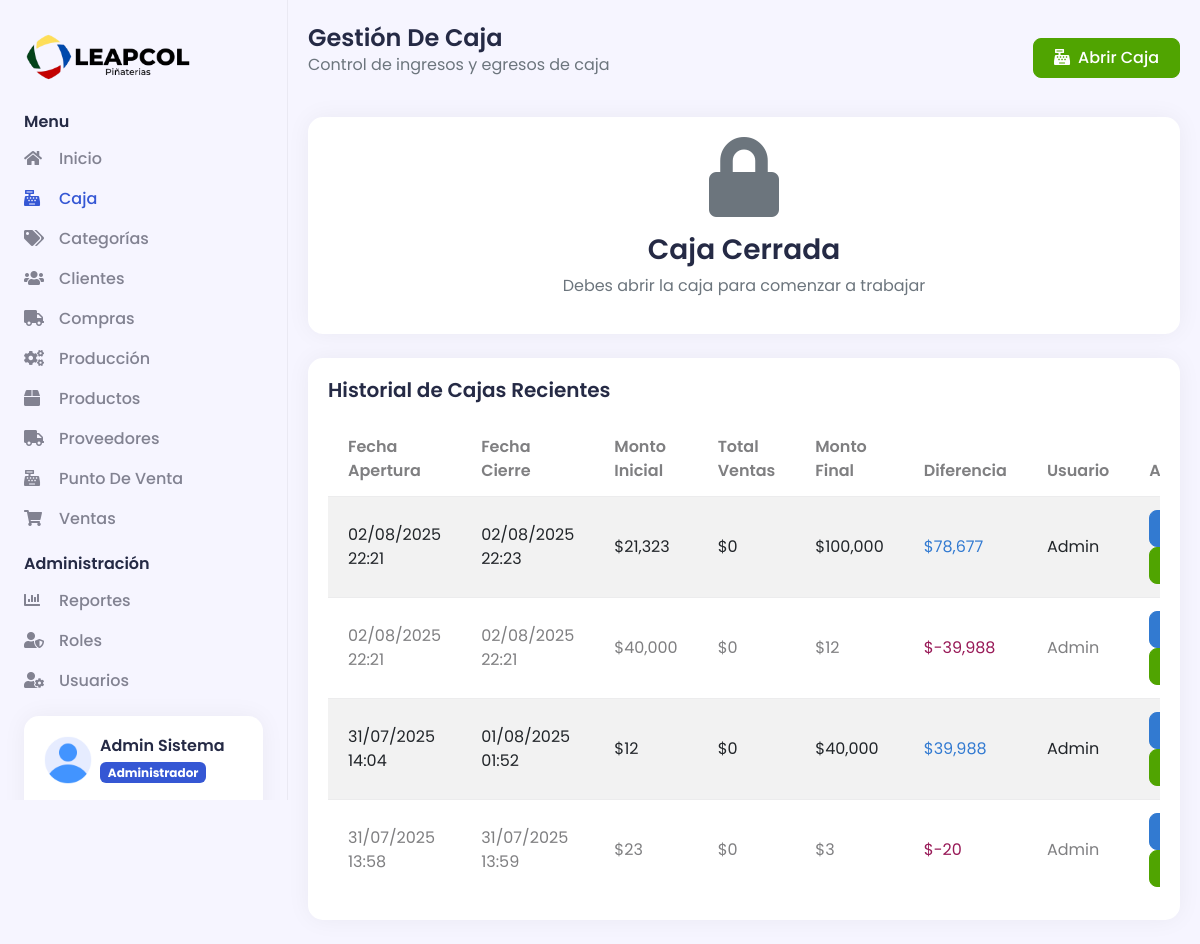
/caja (signed in), run on an earlier commit of the app's database.
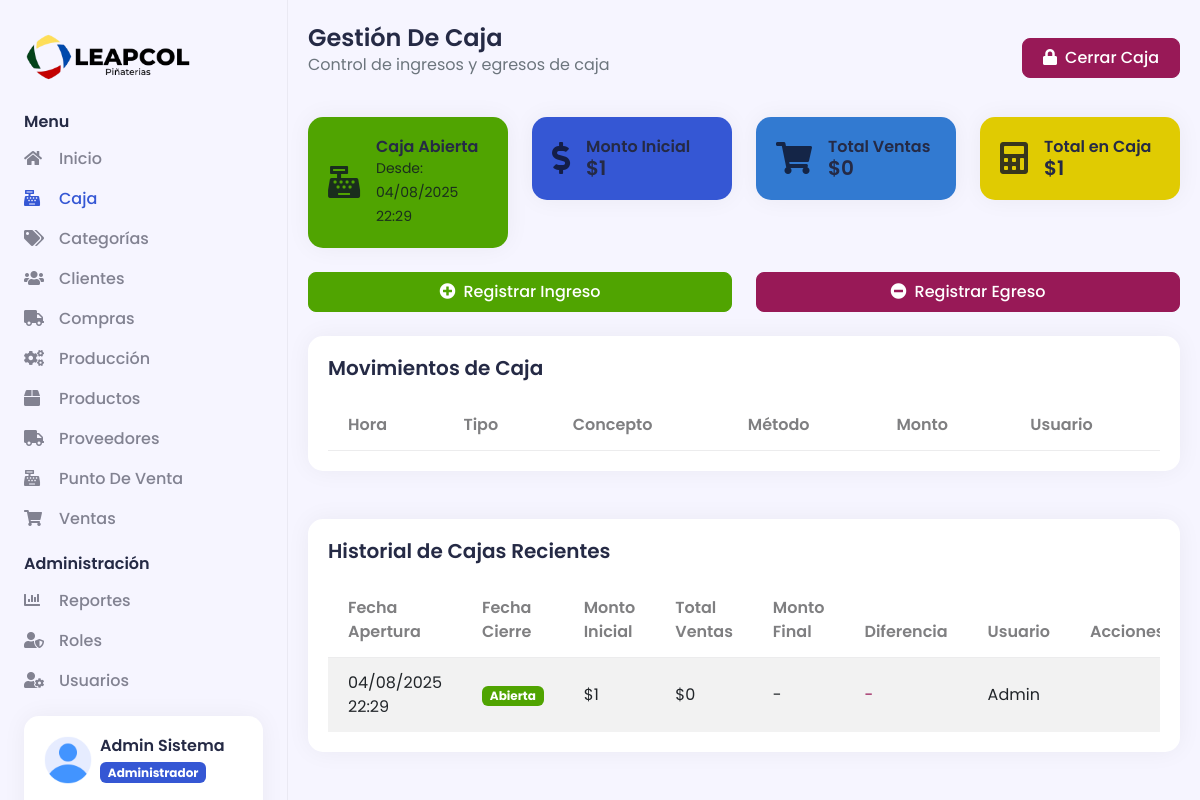
And on a later commit of the database.
### tables this page shows
CREATE TABLE `modulos` (
  `id` int(11) NOT NULL,
  `nombre` varchar(50) NOT NULL,
  `descripcion` varchar(100) DEFAULT NULL,
  `icono` varchar(50) DEFAULT NULL,
  `url` varchar(100) NOT NULL,
  `estado` tinyint(1) NOT NULL DEFAULT 1
);

CREATE TABLE `cajas` (
  `id` int(11) NOT NULL,
  `usuario_id` int(11) NOT NULL,
  `fecha_apertura` datetime NOT NULL DEFAULT current_timestamp(),
  `fecha_cierre` datetime DEFAULT NULL,
  `monto_inicial` decimal(10,2) NOT NULL DEFAULT 0.00,
  `monto_final` decimal(10,2) DEFAULT NULL,
  `total_ventas` decimal(10,2) DEFAULT 0.00,
  `total_efectivo` decimal(10,2) DEFAULT 0.00,
  `total_tarjeta` decimal(10,2) DEFAULT 0.00,
  `total_transferencia` decimal(10,2) DEFAULT 0.00,
  `estado` tinyint(1) NOT NULL DEFAULT 1 COMMENT '1=Abierta, 0=Cerrada',
  `observaciones` text DEFAULT NULL
);

CREATE TABLE `usuarios` (
  `idusuario` int(11) NOT NULL,
  `nombre` varchar(50) NOT NULL,
  `apellido` varchar(50) NOT NULL,
  `usuario` varchar(50) NOT NULL,
  `email` varchar(100) NOT NULL,
  `password` varchar(255) NOT NULL,
  `token` varchar(100) DEFAULT NULL,
  `rolid` int(11) NOT NULL,
  `status` tinyint(1) NOT NULL DEFAULT 1,
  `fecha_creacion` datetime NOT NULL DEFAULT current_timestamp(),
  `fecha_actualizacion` datetime DEFAULT NULL ON UPDATE current_timestamp()
);

### Views/Caja/caja.php (the view, shortened to what the rows shown need)
<?php
    headerAdmin($data);
?>
<div class="d2c_main px-0 px-md-2 py-4">
    <div class="container-fluid">
        <?php if($data['cajaAbierta']): ?>
        <div class="row mb-4">
            <div class="col-md-3">
                <div class="card bg-success text-white">
                    <div class="card-body">
                        <div class="d-flex align-items-center">
                            <i class="fas fa-cash-register fa-2x me-3"></i>
                            <div>
                                <h6 class="mb-0">Caja Abierta</h6>
                                <small>Desde: <?= date('d/m/Y H:i', strtotime($data['cajaAbierta']['fecha_apertura'])) ?></small>
                            </div>
                        </div>
                    </div>
                </div>
            </div>
            <div class="col-md-3">
                <div class="card bg-primary text-white">
                    <div class="card-body">
                        <div class="d-flex align-items-center">
                            <i class="fas fa-dollar-sign fa-2x me-3"></i>
                            <div>
                                <h6 class="mb-0">Monto Inicial</h6>
                                <h5 class="mb-0">$<?= number_format($data['cajaAbierta']['monto_inicial'], 0) ?></h5>
                            </div>
                        </div>
                    </div>
                </div>
            </div>
            <div class="col-md-3">
                <div class="card bg-info text-white">
                    <div class="card-body">
                        <div class="d-flex align-items-center">
                            <i class="fas fa-shopping-cart fa-2x me-3"></i>
                            <div>
                                <h6 class="mb-0">Total Ventas</h6>
                                <h5 class="mb-0" id="totalVentas">$<?= number_format($data['cajaAbierta']['total_ventas'], 0) ?></h5>
                            </div>
                        </div>
                    </div>
                </div>
            </div>
            <div class="col-md-3">
                <div class="card bg-warning text-white">
                    <div class="card-body">
                        <div class="d-flex align-items-center">
                            <i class="fas fa-calculator fa-2x me-3"></i>
                            <div>
                                <h6 class="mb-0">Total en Caja</h6>
                                <h5 class="mb-0" id="totalCaja">$<?= number_format($data['cajaAbierta']['total_actual'] ?? ($data['cajaAbierta']['monto_inicial'] + $data['cajaAbierta']['total_ventas']), 0) ?></h5>
                            </div>
                        </div>
                    </div>
                </div>
            </div>
        </div>
        <div class="row mb-4">
            <div class="col-md-6">
                <button class="btn btn-success w-100" id="btnIngreso">
                    <i class="fas fa-plus-circle me-2"></i>Registrar Ingreso
                </button>
            </div>
            <div class="col-md-6">
                <button class="btn btn-danger w-100" id="btnEgreso">
                    <i class="fas fa-minus-circle me-2"></i>Registrar Egreso
                </button>
            </div>
        </div>
        <div class="card">
            <div class="card-header">
                <h5 class="mb-0">Movimientos de Caja</h5>
            </div>
            <div class="card-body">
                <div class="table-responsive">
                    <table class="table table-striped" id="tablaMovimientos">
                        <thead>
                            <tr>
                                <th>Hora</th>
                                <th>Tipo</th>
                                <th>Concepto</th>
                                <th>Método</th>
                                <th>Monto</th>
                                <th>Usuario</th>
                            </tr>
                        </thead>
                    </table>
                </div>
            </div>
        </div>
            <br><br>
        <?php endif; ?>
        <?php if(!empty($data['historialCajas'])): ?>
        <div class="card">
            <div class="card-body">
                <div class="table-responsive">
                    <table class="table table-striped">
                        <thead>
                            <tr>
                                <th>Fecha Apertura</th>
                                <th>Fecha Cierre</th>
                                <th>Monto Inicial</th>
                                <th>Total Ventas</th>
                                <th>Monto Final</th>
                                <th>Diferencia</th>
                                <th>Usuario</th>
                                <th>Acciones</th>
                            </tr>
                        </thead>
                        <tbody>
                            <?php foreach($data['historialCajas'] as $caja): ?>
                            <?php
                                $diferencia = ($caja['monto_final'] ?? 0) - (($caja['monto_inicial'] ?? 0) + ($caja['total_ventas'] ?? 0));
                                $colorDiferencia = $diferencia == 0 ? 'text-success' : ($diferencia > 0 ? 'text-info' : 'text-danger');
                            ?>
                            <tr>
                                <td><?= date('d/m/Y H:i', strtotime($caja['fecha_apertura'])) ?></td>
                                <td>
                                    <?= $caja['fecha_cierre'] ? date('d/m/Y H:i', strtotime($caja['fecha_cierre'])) : '<span class="badge bg-success">Abierta</span>' ?>
                                </td>
                                <td>$<?= number_format($caja['monto_inicial'] ?? 0, 0) ?></td>
                                <td>$<?= number_format($caja['total_ventas'] ?? 0, 0) ?></td>
                                <td>
                                    <?= $caja['monto_final'] ? '$' . number_format($caja['monto_final'], 0) : '-' ?>
                                </td>
                                <td class="<?= $colorDiferencia ?>">
                                    <?= $caja['fecha_cierre'] ? '$' . number_format($diferencia, 0) : '-' ?>
                                </td>
                                <td><?= $caja['usuario_nombre'] ?></td>
                                <td>
                                    <?php if($caja['fecha_cierre']): ?>
                                    <button class="btn btn-sm btn-info" onclick="verDetallesCaja(<?= $caja['id'] ?>)" title="Ver detalles">
                                    </button>
                                    <button class="btn btn-sm btn-success" onclick="generarReporte(<?= $caja['id'] ?>)" title="Generar reporte">
                                    </button>
                                    <?php endif; ?>
                                </td>
                            </tr>
                            <?php endforeach; ?>
                        </tbody>
                    </table>
                </div>
            </div>
        </div>
        <?php endif; ?>
    </div>
</div>

### Views/Template/navbar.php (shortened to what the rows shown need)
<div class="d2c_sidebar offcanvas-lg offcanvas-start p-4" tabindex="-1" id="d2c_sidebar">
    <div class="d-flex flex-column">
        <ul class="navbar-nav flex-grow-1">
            <li class="nav-item">
                <ul class="sub-menu">
                    <?php
                    $userModules = getUserModules();
                    $mainModules = ['categorias', 'productos', 'produccion', 'clientes', 'proveedores', 'compras', 'pos', 'ventas', 'caja'];
                    foreach($userModules as $module):
                        if(in_array($module['url'], $mainModules)):
                    ?>
                    <li class="nav-item <?= (isset($data['page_name']) && $data['page_name'] == $module['url']) ? 'active' : '' ?>">
                        <a class="sub-menu-link" href="<?= BASE_URL ?><?= $module['url'] ?>">
                            <span class="d2c_icon">
                                <i class="<?= $module['icono'] ?>"></i>
                            </span>
                            <span> <?= $module['nombre'] ?> </span>
                        </a>
                    </li>
                    <?php
                        endif;
                    endforeach;
                    ?>
                </ul>
            </li>
            <?php
            $adminModules = ['usuarios', 'roles', 'reportes'];
            $hasAdminModules = false;
            foreach($userModules as $module) {
                if(in_array($module['url'], $adminModules)) {
                    $hasAdminModules = true;
                    break;
                }
            }
            if($hasAdminModules):
            ?>
            <li class="nav-item">
                <ul class="sub-menu collapse show" id="admin">
                    <?php
                    foreach($userModules as $module):
                        if(in_array($module['url'], $adminModules)):
                    ?>
                    <li class="nav-item <?= (isset($data['page_name']) && $data['page_name'] == $module['url']) ? 'active' : '' ?>">
                        <a class="sub-menu-link" href="<?= BASE_URL ?><?= $module['url'] ?>">
                            <span class="d2c_icon">
                                <i class="<?= $module['icono'] ?>"></i>
                            </span>
                            <span> <?= $module['nombre'] ?> </span>
                        </a>
                    </li>
                    <?php
                        endif;
                    endforeach;
                    ?>
                </ul>
            </li>
            <?php endif; ?>
        </ul>
    </div>
</div>

What changed in the data, as far as the page shows it:
removed cajas: fecha_apertura "02/08/2025 22:21", fecha_cierre "02/08/2025 22:23", monto_inicial "21,323", total_ventas "0", monto_final "100,000", diferencia "78,677", usuario.nombre "Admin"
removed cajas: fecha_apertura "02/08/2025 22:21", fecha_cierre "02/08/2025 22:21", monto_inicial "40,000", total_ventas "0", monto_final "12", diferencia "-39,988", usuario.nombre "Admin"
removed cajas: fecha_apertura "31/07/2025 14:04", fecha_cierre "01/08/2025 01:52", monto_inicial "12", total_ventas "0", monto_final "40,000", diferencia "39,988", usuario.nombre "Admin"
removed cajas: fecha_apertura "31/07/2025 13:58", fecha_cierre "31/07/2025 13:59", monto_inicial "23", total_ventas "0", monto_final "3", diferencia "-20", usuario.nombre "Admin"
added cajas: fecha_apertura "04/08/2025 22:29", monto_inicial "1", total_ventas "0", shows "Abierta", usuario.nombre "Admin"
Also different on the page:
$data['cajaAbierta']['total_actual']: (not shown) → "1"
text no longer shown: "Abrir Caja Caja Cerrada Debes abrir la caja para comenzar a trabajar"
text now shown: "Cerrar Caja Caja Abierta Desde: Monto Inicial $ Total Ventas $ Total en Caja $ Registrar Ingreso Registrar Egreso Movimientos de Caja Hora Tipo Concepto Método Monto Usuario"
